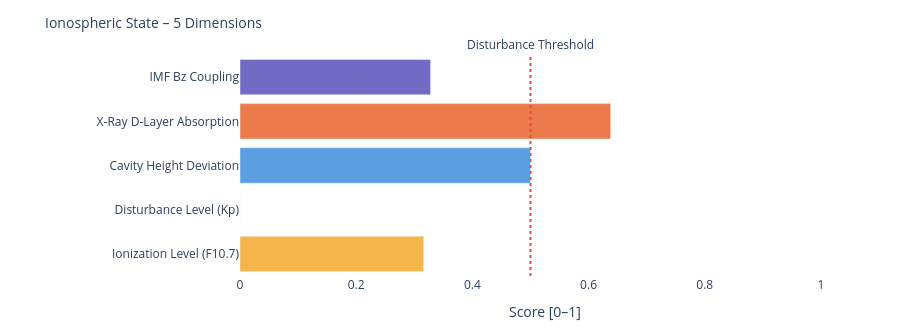

Source (notebook cell):
### Markdown cell above
---
### 📐 Systemic Insight: Geometric Cavity vs. Real Schumann Resonance

**Relevant for:** Layer 6 = delta analysis &nbsp;|&nbsp; Layer 7 = feature vector / system interpretation

A cavity height change from 80 km to 70 km shifts the **idealized geometric frequencies** only minimally:

| Modus | Aktuell | Referenz | Δ |
|-------|---------|----------|---|
| SR-1 | 10.4762 Hz | 10.4599 Hz | +16 mHz |
| SR-2 | 18.1452 Hz | 18.1171 Hz | +28 mHz |
| SR-3 | 25.6612 Hz | 25.6215 Hz | +40 mHz |
| SR-4 | 33.1285 Hz | 33.0772 Hz | +51 mHz |

The geometric effect is limited because 10 km is very small compared to Earth's radius (~6371 km).

**Consequence:** Real Schumann deviations are likely driven more strongly by **conductivity, damping, day/night structure, lightning distribution and source geometry** than by pure cavity height.

---

**Layer 6 compares:**
```
geometric Δ from Layer 4  vs.  observed Δ from real Schumann measurement data
```

**Layer 7 Feature:**
```
If real Δ >> geometric Δ  →  non-geometric factors dominant
```

### Code cell
# ============================================================
# IONOSPHERIC STATE – Summary gauge
# Five dimensions: ionization, disturbance, cavity height, X-Ray, Bz coupling
# ============================================================

def norm(v, lo, hi):
    if v is None: return None
    return round(max(0.0, min(1.0, (v - lo) / (hi - lo))), 3)

# Ionization level (F10.7 → F2-Layer)
ioniz = norm(f107_val, 60, 250)

# Disturbance level (Kp → E/F-Layer irregularities)
disturb = norm(kp_val, 0, 9)

# Cavity height deviation from reference (80 km)
h_dev = norm(abs(h_eff - 80), 0, 20)

# X-Ray ionization (D-Layer absorption)
xray_ioniz = None
if xray_now is not None:
    xray_ioniz = norm(math.log10(max(xray_now, 1e-9)) + 9, 0, 5)

# Bz coupling (southward Bz → stronger magnetosphere-ionosphere coupling)
bz_coupling = norm(-(bz_now or 0), -5, 30) if bz_now is not None else None

dims = [
    ('Ionization Level (F10.7)',    ioniz,      '#F2A623'),
    ('Disturbance Level (Kp)',      disturb,    '#7F77DD'),
    ('Cavity Height Deviation',     h_dev,      '#378ADD'),
    ('X-Ray D-Layer Absorption',    xray_ioniz, '#E85D24'),
    ('IMF Bz Coupling',             bz_coupling,'#534AB7'),
]

fig = go.Figure()
for name, val, col in dims:
    if val is not None:
        h = int(val * 20)
        bar = '█' * h + '░' * (20 - h)
        label = f'{name}:  {bar}  {val:.3f}'
    else:
        label = f'{name}:  {"─" * 20}  n/a'
    fig.add_trace(go.Bar(
        x=[val if val is not None else 0],
        y=[name],
        orientation='h',
        marker_color=col, opacity=0.82,
        showlegend=False
    ))

fig.add_vline(x=0.5, line_dash='dot', line_color='#e74c3c',
              annotation_text='Disturbance Threshold', annotation_position='top')
fig.update_layout(
    title=dict(text='Ionospheric State – 5 Dimensions', font=dict(size=14)),
    xaxis=dict(title='Score [0–1]', range=[0, 1.05]),
    height=330, plot_bgcolor='rgba(0,0,0,0)', paper_bgcolor='rgba(0,0,0,0)',
    margin=dict(l=240, r=50, t=55, b=40)
)
fig.show()

print(f'\nIonospheric state:')
for name, val, _ in dims:
    print(f'  {name:<35} {val:.3f}' if val is not None else f'  {name:<35} n/a')

### Figure 1 — Plotly figure (JSON) as saved in the notebook; plotly's stock layout.template omitted (floating-point values rounded to 4 significant figures)
{"data": [{"marker": {"color": "#F2A623"}, "opacity": 0.82, "orientation": "h", "showlegend": false, "type": "bar", "x": [0.316], "y": ["Ionization Level (F10.7)"]}, {"marker": {"color": "#7F77DD"}, "opacity": 0.82, "orientation": "h", "showlegend": false, "type": "bar", "x": [0.0], "y": ["Disturbance Level (Kp)"]}, {"marker": {"color": "#378ADD"}, "opacity": 0.82, "orientation": "h", "showlegend": false, "type": "bar", "x": [0.5], "y": ["Cavity Height Deviation"]}, {"marker": {"color": "#E85D24"}, "opacity": 0.82, "orientation": "h", "showlegend": false, "type": "bar", "x": [0.638], "y": ["X-Ray D-Layer Absorption"]}, {"marker": {"color": "#534AB7"}, "opacity": 0.82, "orientation": "h", "showlegend": false, "type": "bar", "x": [0.328], "y": ["IMF Bz Coupling"]}], "layout": {"annotations": [{"showarrow": false, "text": "Disturbance Threshold", "x": 0.5, "xanchor": "center", "xref": "x", "y": 1, "yanchor": "bottom", "yref": "y domain"}], "height": 330, "margin": {"b": 40, "l": 240, "r": 50, "t": 55}, "paper_bgcolor": "rgba(0,0,0,0)", "plot_bgcolor": "rgba(0,0,0,0)", "shapes": [{"line": {"color": "#e74c3c", "dash": "dot"}, "type": "line", "x0": 0.5, "x1": 0.5, "xref": "x", "y0": 0, "y1": 1, "yref": "y domain"}], "title": {"font": {"size": 14}, "text": "Ionospheric State – 5 Dimensions"}, "xaxis": {"range": [0, 1.05], "title": {"text": "Score [0–1]"}}}}
